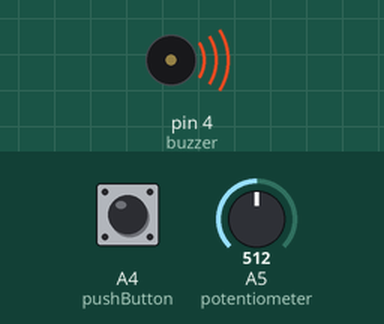
A sketch run on a simulated Arduino Uno, built with avr-gcc and run on an emulated ATmega328P. On the bench: buzzer (waves = sounding). The inputs (shaded band) are chosen by the test bench; at power-on: A5 (potentiometer) = 512, A4 (pushButton) LOW.

Above: at 1.08 s.
1.3 s: A5 (potentiometer) set to 900
At 1.86 s:
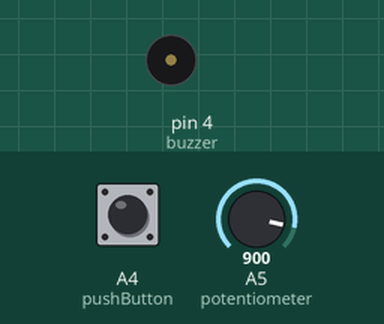
At 2.53 s:
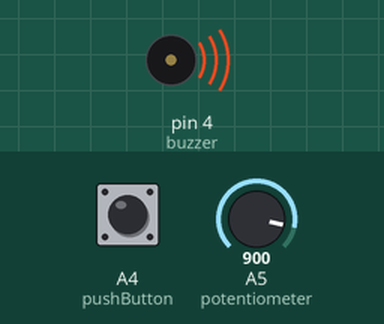
4.3 s: A5 (potentiometer) set to 511
Timing chart, 0 to 13.3 s (numbered marks = the images above; inputs shaded):
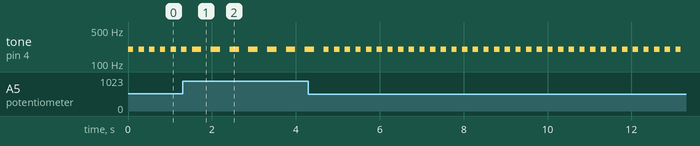

Measured:
- by itself, tone on pin 4 (buzzer): repeats every 0.25 s: 200 Hz 0.13 s, silent 0.13 s

The sketch:

Arduino_HW_21_June.ino
```cpp
/*
Name: Ronit Singh
Date: 21 June, 2021
Arduino Homework MUSIC TONE
*/

int buzzer = 4; // buzzer pin
const int pushButton = A4; // switch / button pin
int count = 200; // initial pitch for the buzzer
int potentiometer = A5; // potentiometer pin

void setup() {
  Serial.begin(9600);
  pinMode(pushButton, INPUT);
}

void loop() {
  int buttonState = digitalRead(pushButton);
  int knobValue = analogRead(potentiometer);

  // map value from of potentiometer from 0 to 255
  int num = map(knobValue, 0, 1024, 0, 255);

  // on button press, change the pitch
  if (buttonState == HIGH) {
    count += 50;
  }

  // buzzer play
  tone(buzzer, count);
  delay(num);
  noTone(buzzer);
  delay(num);

}
```
